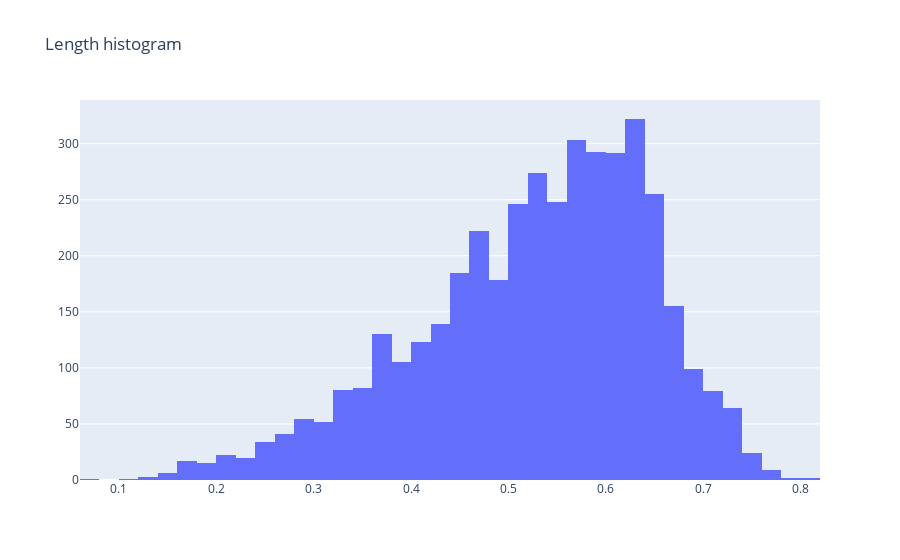

Write notebook code for a chart like this one.
### Code cell
# create a fig from data & layout, and plot the fig
fig = go.Figure(data=data, layout=layout)
fig.show()

### Figure 1 — Plotly figure (JSON) as saved in the notebook; plotly's stock layout.template omitted (floating-point values rounded to 4 significant figures; data arrays with more than 128 entries replaced by an {"elided": "..."} marker saying what was removed)
{"data": [{"type": "histogram", "x": {"elided": "4177 float values"}, "xbins": {"size": 0.02}}], "layout": {"barmode": "overlay", "title": {"text": "Length histogram"}}}
